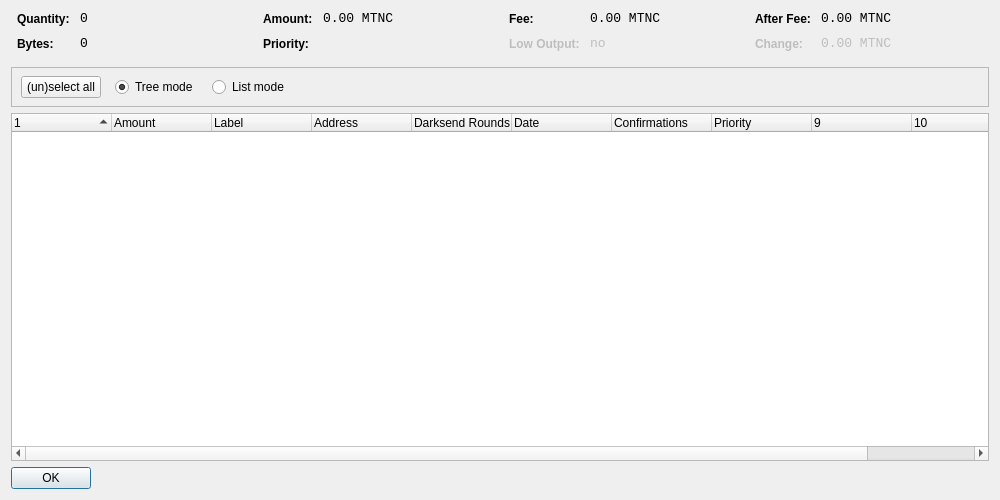
<?xml version="1.0" encoding="UTF-8"?>
<ui version="4.0">
 <class>CoinControlDialog</class>
 <widget class="QDialog" name="CoinControlDialog">
  <property name="geometry">
   <rect>
    <x>0</x>
    <y>0</y>
    <width>1000</width>
    <height>500</height>
   </rect>
  </property>
  <property name="windowTitle">
   <string>Coin Control</string>
  </property>
  <layout class="QVBoxLayout" name="verticalLayout">
   <item>
    <layout class="QHBoxLayout" name="horizontalLayoutTop" stretch="0,0,0,0">
     <property name="topMargin">
      <number>0</number>
     </property>
     <property name="bottomMargin">
      <number>10</number>
     </property>
     <item>
      <layout class="QFormLayout" name="formLayoutCoinControl1">
       <property name="horizontalSpacing">
        <number>10</number>
       </property>
       <property name="verticalSpacing">
        <number>10</number>
       </property>
       <property name="leftMargin">
        <number>6</number>
       </property>
       <property name="rightMargin">
        <number>6</number>
       </property>
       <item row="0" column="0">
        <widget class="QLabel" name="labelCoinControlQuantityText">
         <property name="styleSheet">
          <string notr="true">font-weight:bold;</string>
         </property>
         <property name="text">
          <string>Quantity:</string>
         </property>
        </widget>
       </item>
       <item row="0" column="1">
        <widget class="QLabel" name="labelCoinControlQuantity">
         <property name="font">
          <font>
           <family>Monospace</family>
           <pointsize>10</pointsize>
          </font>
         </property>
         <property name="cursor">
          <cursorShape>IBeamCursor</cursorShape>
         </property>
         <property name="contextMenuPolicy">
          <enum>Qt::ActionsContextMenu</enum>
         </property>
         <property name="text">
          <string notr="true">0</string>
         </property>
         <property name="textInteractionFlags">
          <set>Qt::LinksAccessibleByMouse|Qt::TextSelectableByKeyboard|Qt::TextSelectableByMouse</set>
         </property>
        </widget>
       </item>
       <item row="1" column="0">
        <widget class="QLabel" name="labelCoinControlBytesText">
         <property name="styleSheet">
          <string notr="true">font-weight:bold;</string>
         </property>
         <property name="text">
          <string>Bytes:</string>
         </property>
        </widget>
       </item>
       <item row="1" column="1">
        <widget class="QLabel" name="labelCoinControlBytes">
         <property name="font">
          <font>
           <family>Monospace</family>
           <pointsize>10</pointsize>
          </font>
         </property>
         <property name="cursor">
          <cursorShape>IBeamCursor</cursorShape>
         </property>
         <property name="contextMenuPolicy">
          <enum>Qt::ActionsContextMenu</enum>
         </property>
         <property name="text">
          <string notr="true">0</string>
         </property>
         <property name="textInteractionFlags">
          <set>Qt::LinksAccessibleByMouse|Qt::TextSelectableByKeyboard|Qt::TextSelectableByMouse</set>
         </property>
        </widget>
       </item>
      </layout>
     </item>
     <item>
      <layout class="QFormLayout" name="formLayoutCoinControl2">
       <property name="horizontalSpacing">
        <number>10</number>
       </property>
       <property name="verticalSpacing">
        <number>10</number>
       </property>
       <property name="leftMargin">
        <number>6</number>
       </property>
       <property name="rightMargin">
        <number>6</number>
       </property>
       <item row="0" column="0">
        <widget class="QLabel" name="labelCoinControlAmountText">
         <property name="styleSheet">
          <string notr="true">font-weight:bold;</string>
         </property>
         <property name="text">
          <string>Amount:</string>
         </property>
        </widget>
       </item>
       <item row="0" column="1">
        <widget class="QLabel" name="labelCoinControlAmount">
         <property name="font">
          <font>
           <family>Monospace</family>
           <pointsize>10</pointsize>
          </font>
         </property>
         <property name="cursor">
          <cursorShape>IBeamCursor</cursorShape>
         </property>
         <property name="contextMenuPolicy">
          <enum>Qt::ActionsContextMenu</enum>
         </property>
         <property name="text">
          <string notr="true">0.00 MTNC</string>
         </property>
         <property name="textInteractionFlags">
          <set>Qt::LinksAccessibleByMouse|Qt::TextSelectableByKeyboard|Qt::TextSelectableByMouse</set>
         </property>
        </widget>
       </item>
       <item row="1" column="0">
        <widget class="QLabel" name="labelCoinControlPriorityText">
         <property name="styleSheet">
          <string notr="true">font-weight:bold;</string>
         </property>
         <property name="text">
          <string>Priority:</string>
         </property>
        </widget>
       </item>
       <item row="1" column="1">
        <widget class="QLabel" name="labelCoinControlPriority">
         <property name="font">
          <font>
           <family>Monospace</family>
           <pointsize>10</pointsize>
          </font>
         </property>
         <property name="cursor">
          <cursorShape>IBeamCursor</cursorShape>
         </property>
         <property name="contextMenuPolicy">
          <enum>Qt::ActionsContextMenu</enum>
         </property>
         <property name="text">
          <string/>
         </property>
         <property name="textInteractionFlags">
          <set>Qt::LinksAccessibleByMouse|Qt::TextSelectableByKeyboard|Qt::TextSelectableByMouse</set>
         </property>
        </widget>
       </item>
      </layout>
     </item>
     <item>
      <layout class="QFormLayout" name="formLayoutCoinControl3">
       <property name="horizontalSpacing">
        <number>10</number>
       </property>
       <property name="verticalSpacing">
        <number>10</number>
       </property>
       <property name="leftMargin">
        <number>6</number>
       </property>
       <property name="rightMargin">
        <number>6</number>
       </property>
       <item row="0" column="0">
        <widget class="QLabel" name="labelCoinControlFeeText">
         <property name="styleSheet">
          <string notr="true">font-weight:bold;</string>
         </property>
         <property name="text">
          <string>Fee:</string>
         </property>
        </widget>
       </item>
       <item row="0" column="1">
        <widget class="QLabel" name="labelCoinControlFee">
         <property name="font">
          <font>
           <family>Monospace</family>
           <pointsize>10</pointsize>
          </font>
         </property>
         <property name="cursor">
          <cursorShape>IBeamCursor</cursorShape>
         </property>
         <property name="contextMenuPolicy">
          <enum>Qt::ActionsContextMenu</enum>
         </property>
         <property name="text">
          <string notr="true">0.00 MTNC</string>
         </property>
         <property name="textInteractionFlags">
          <set>Qt::LinksAccessibleByMouse|Qt::TextSelectableByKeyboard|Qt::TextSelectableByMouse</set>
         </property>
        </widget>
       </item>
       <item row="1" column="0">
        <widget class="QLabel" name="labelCoinControlLowOutputText">
         <property name="enabled">
          <bool>false</bool>
         </property>
         <property name="styleSheet">
          <string notr="true">font-weight:bold;</string>
         </property>
         <property name="text">
          <string>Low Output:</string>
         </property>
        </widget>
       </item>
       <item row="1" column="1">
        <widget class="QLabel" name="labelCoinControlLowOutput">
         <property name="enabled">
          <bool>false</bool>
         </property>
         <property name="font">
          <font>
           <family>Monospace</family>
           <pointsize>10</pointsize>
          </font>
         </property>
         <property name="cursor">
          <cursorShape>IBeamCursor</cursorShape>
         </property>
         <property name="contextMenuPolicy">
          <enum>Qt::ActionsContextMenu</enum>
         </property>
         <property name="text">
          <string notr="true">no</string>
         </property>
         <property name="textInteractionFlags">
          <set>Qt::LinksAccessibleByMouse|Qt::TextSelectableByKeyboard|Qt::TextSelectableByMouse</set>
         </property>
        </widget>
       </item>
      </layout>
     </item>
     <item>
      <layout class="QFormLayout" name="formLayoutCoinControl4">
       <property name="horizontalSpacing">
        <number>10</number>
       </property>
       <property name="verticalSpacing">
        <number>10</number>
       </property>
       <property name="leftMargin">
        <number>6</number>
       </property>
       <property name="rightMargin">
        <number>6</number>
       </property>
       <item row="0" column="0">
        <widget class="QLabel" name="labelCoinControlAfterFeeText">
         <property name="styleSheet">
          <string notr="true">font-weight:bold;</string>
         </property>
         <property name="text">
          <string>After Fee:</string>
         </property>
        </widget>
       </item>
       <item row="0" column="1">
        <widget class="QLabel" name="labelCoinControlAfterFee">
         <property name="font">
          <font>
           <family>Monospace</family>
           <pointsize>10</pointsize>
          </font>
         </property>
         <property name="cursor">
          <cursorShape>IBeamCursor</cursorShape>
         </property>
         <property name="contextMenuPolicy">
          <enum>Qt::ActionsContextMenu</enum>
         </property>
         <property name="text">
          <string notr="true">0.00 MTNC</string>
         </property>
         <property name="textInteractionFlags">
          <set>Qt::LinksAccessibleByMouse|Qt::TextSelectableByKeyboard|Qt::TextSelectableByMouse</set>
         </property>
        </widget>
       </item>
       <item row="1" column="0">
        <widget class="QLabel" name="labelCoinControlChangeText">
         <property name="enabled">
          <bool>false</bool>
         </property>
         <property name="styleSheet">
          <string notr="true">font-weight:bold;</string>
         </property>
         <property name="text">
          <string>Change:</string>
         </property>
        </widget>
       </item>
       <item row="1" column="1">
        <widget class="QLabel" name="labelCoinControlChange">
         <property name="enabled">
          <bool>false</bool>
         </property>
         <property name="font">
          <font>
           <family>Monospace</family>
           <pointsize>10</pointsize>
          </font>
         </property>
         <property name="cursor">
          <cursorShape>IBeamCursor</cursorShape>
         </property>
         <property name="contextMenuPolicy">
          <enum>Qt::ActionsContextMenu</enum>
         </property>
         <property name="text">
          <string notr="true">0.00 MTNC</string>
         </property>
         <property name="textInteractionFlags">
          <set>Qt::LinksAccessibleByMouse|Qt::TextSelectableByKeyboard|Qt::TextSelectableByMouse</set>
         </property>
        </widget>
       </item>
      </layout>
     </item>
    </layout>
   </item>
   <item>
    <widget class="QFrame" name="frame">
     <property name="minimumSize">
      <size>
       <width>0</width>
       <height>40</height>
      </size>
     </property>
     <property name="frameShape">
      <enum>QFrame::StyledPanel</enum>
     </property>
     <property name="frameShadow">
      <enum>QFrame::Sunken</enum>
     </property>
     <widget class="QWidget" name="horizontalLayoutWidget">
      <property name="geometry">
       <rect>
        <x>10</x>
        <y>0</y>
        <width>781</width>
        <height>41</height>
       </rect>
      </property>
      <layout class="QHBoxLayout" name="horizontalLayoutPanel" stretch="0,0,0,0,0">
       <property name="spacing">
        <number>14</number>
       </property>
       <item>
        <widget class="QPushButton" name="pushButtonSelectAll">
         <property name="sizePolicy">
          <sizepolicy hsizetype="Maximum" vsizetype="Fixed">
           <horstretch>0</horstretch>
           <verstretch>0</verstretch>
          </sizepolicy>
         </property>
         <property name="text">
          <string>(un)select all</string>
         </property>
        </widget>
       </item>
       <item>
        <widget class="QRadioButton" name="radioTreeMode">
         <property name="sizePolicy">
          <sizepolicy hsizetype="Maximum" vsizetype="Fixed">
           <horstretch>0</horstretch>
           <verstretch>0</verstretch>
          </sizepolicy>
         </property>
         <property name="text">
          <string>Tree mode</string>
         </property>
         <property name="checked">
          <bool>true</bool>
         </property>
        </widget>
       </item>
       <item>
        <widget class="QRadioButton" name="radioListMode">
         <property name="sizePolicy">
          <sizepolicy hsizetype="Maximum" vsizetype="Fixed">
           <horstretch>0</horstretch>
           <verstretch>0</verstretch>
          </sizepolicy>
         </property>
         <property name="text">
          <string>List mode</string>
         </property>
        </widget>
       </item>
       <item>
        <spacer name="horizontalSpacer">
         <property name="orientation">
          <enum>Qt::Horizontal</enum>
         </property>
         <property name="sizeHint" stdset="0">
          <size>
           <width>40</width>
           <height>20</height>
          </size>
         </property>
        </spacer>
       </item>
      </layout>
     </widget>
    </widget>
   </item>
   <item>
    <widget class="CoinControlTreeWidget" name="treeWidget">
     <property name="contextMenuPolicy">
      <enum>Qt::CustomContextMenu</enum>
     </property>
     <property name="sortingEnabled">
      <bool>false</bool>
     </property>
     <property name="columnCount">
      <number>11</number>
     </property>
     <attribute name="headerShowSortIndicator" stdset="0">
      <bool>true</bool>
     </attribute>
     <attribute name="headerStretchLastSection">
      <bool>false</bool>
     </attribute>
     <column>
      <property name="text">
       <string/>
      </property>
     </column>
     <column>
      <property name="text">
       <string>Amount</string>
      </property>
     </column>
     <column>
      <property name="text">
       <string>Label</string>
      </property>
     </column>
     <column>
      <property name="text">
       <string>Address</string>
      </property>
     </column>
     <column>
      <property name="text">
       <string>Darksend Rounds</string>
      </property>
    </column>
     <column>
      <property name="text">
       <string>Date</string>
      </property>
     </column>
     <column>
      <property name="text">
       <string>Confirmations</string>
      </property>
      <property name="toolTip">
       <string>Confirmed</string>
      </property>
     </column>
     <column>
      <property name="text">
       <string>Priority</string>
      </property>
     </column>
     <column>
      <property name="text">
       <string/>
      </property>
     </column>
     <column>
      <property name="text">
       <string/>
      </property>
     </column>
     <column>
      <property name="text">
       <string/>
      </property>
     </column>
     <column>
      <property name="text">
       <string/>
      </property>
     </column>
    </widget>
   </item>
   <item>
    <widget class="QDialogButtonBox" name="buttonBox">
     <property name="sizePolicy">
      <sizepolicy hsizetype="Maximum" vsizetype="Fixed">
       <horstretch>0</horstretch>
       <verstretch>0</verstretch>
      </sizepolicy>
     </property>
     <property name="orientation">
      <enum>Qt::Horizontal</enum>
     </property>
     <property name="standardButtons">
      <set>QDialogButtonBox::Ok</set>
     </property>
    </widget>
   </item>
  </layout>
 </widget>
 <customwidgets>
  <customwidget>
   <class>CoinControlTreeWidget</class>
   <extends>QTreeWidget</extends>
   <header>coincontroltreewidget.h</header>
  </customwidget>
 </customwidgets>
 <resources/>
 <connections/>
</ui>
